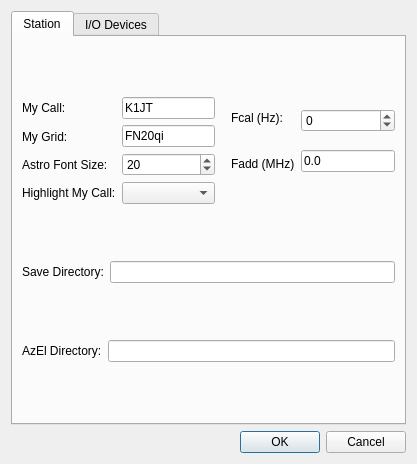
<?xml version="1.0" encoding="UTF-8"?>
<ui version="4.0">
 <class>DialogSndCard</class>
 <widget class="QDialog" name="DialogSndCard">
  <property name="geometry">
   <rect>
    <x>0</x>
    <y>0</y>
    <width>400</width>
    <height>268</height>
   </rect>
  </property>
  <property name="windowTitle">
   <string>Settings</string>
  </property>
  <layout class="QGridLayout" name="gridLayout_2">
   <item row="0" column="0">
    <widget class="QTabWidget" name="ioTabWidget">
     <property name="currentIndex">
      <number>0</number>
     </property>
     <widget class="QWidget" name="tab">
      <attribute name="title">
       <string>Station</string>
      </attribute>
      <layout class="QHBoxLayout" name="horizontalLayout">
       <item>
        <layout class="QVBoxLayout" name="verticalLayout_6">
         <item>
          <layout class="QHBoxLayout" name="horizontalLayout_2">
           <item>
            <layout class="QVBoxLayout" name="verticalLayout">
             <item>
              <widget class="QLabel" name="label">
               <property name="minimumSize">
                <size>
                 <width>0</width>
                 <height>0</height>
                </size>
               </property>
               <property name="text">
                <string>My Call:</string>
               </property>
              </widget>
             </item>
             <item>
              <widget class="QLabel" name="label_2">
               <property name="minimumSize">
                <size>
                 <width>0</width>
                 <height>0</height>
                </size>
               </property>
               <property name="text">
                <string>My Grid:</string>
               </property>
              </widget>
             </item>
             <item>
              <widget class="QLabel" name="label_7">
               <property name="text">
                <string>Astro Font Size:</string>
               </property>
              </widget>
             </item>
             <item>
              <widget class="QLabel" name="label_3">
               <property name="text">
                <string>Highlight My Call:</string>
               </property>
              </widget>
             </item>
            </layout>
           </item>
           <item>
            <layout class="QVBoxLayout" name="verticalLayout_3">
             <item>
              <widget class="QLineEdit" name="myCallEntry">
               <property name="maximumSize">
                <size>
                 <width>16777215</width>
                 <height>16777215</height>
                </size>
               </property>
               <property name="text">
                <string>K1JT</string>
               </property>
              </widget>
             </item>
             <item>
              <widget class="QLineEdit" name="myGridEntry">
               <property name="maximumSize">
                <size>
                 <width>16777215</width>
                 <height>16777215</height>
                </size>
               </property>
               <property name="text">
                <string>FN20qi</string>
               </property>
              </widget>
             </item>
             <item>
              <widget class="QSpinBox" name="astroFont">
               <property name="minimum">
                <number>12</number>
               </property>
               <property name="maximum">
                <number>32</number>
               </property>
               <property name="value">
                <number>20</number>
               </property>
              </widget>
             </item>
             <item>
              <widget class="QComboBox" name="myCallColor"/>
             </item>
            </layout>
           </item>
           <item>
            <spacer name="horizontalSpacer_2">
             <property name="orientation">
              <enum>Qt::Horizontal</enum>
             </property>
             <property name="sizeType">
              <enum>QSizePolicy::Fixed</enum>
             </property>
             <property name="sizeHint" stdset="0">
              <size>
               <width>10</width>
               <height>20</height>
              </size>
             </property>
            </spacer>
           </item>
           <item>
            <layout class="QVBoxLayout" name="verticalLayout_4">
             <item>
              <widget class="QLabel" name="label_9">
               <property name="minimumSize">
                <size>
                 <width>0</width>
                 <height>0</height>
                </size>
               </property>
               <property name="text">
                <string>Fcal (Hz):</string>
               </property>
              </widget>
             </item>
             <item>
              <widget class="QLabel" name="label_11">
               <property name="minimumSize">
                <size>
                 <width>0</width>
                 <height>0</height>
                </size>
               </property>
               <property name="text">
                <string>Fadd (MHz)</string>
               </property>
              </widget>
             </item>
             <item>
              <spacer name="verticalSpacer">
               <property name="orientation">
                <enum>Qt::Vertical</enum>
               </property>
               <property name="sizeType">
                <enum>QSizePolicy::Fixed</enum>
               </property>
               <property name="sizeHint" stdset="0">
                <size>
                 <width>20</width>
                 <height>20</height>
                </size>
               </property>
              </spacer>
             </item>
            </layout>
           </item>
           <item>
            <layout class="QVBoxLayout" name="verticalLayout_5">
             <item>
              <widget class="QSpinBox" name="fCalSpinBox">
               <property name="minimum">
                <number>-50000</number>
               </property>
               <property name="maximum">
                <number>50000</number>
               </property>
              </widget>
             </item>
             <item>
              <widget class="QLineEdit" name="faddEntry">
               <property name="text">
                <string>0.0</string>
               </property>
              </widget>
             </item>
             <item>
              <spacer name="verticalSpacer_3">
               <property name="orientation">
                <enum>Qt::Vertical</enum>
               </property>
               <property name="sizeType">
                <enum>QSizePolicy::Fixed</enum>
               </property>
               <property name="sizeHint" stdset="0">
                <size>
                 <width>20</width>
                 <height>20</height>
                </size>
               </property>
              </spacer>
             </item>
            </layout>
           </item>
          </layout>
         </item>
         <item>
          <layout class="QHBoxLayout" name="horizontalLayout_3">
           <item>
            <widget class="QLabel" name="label_10">
             <property name="minimumSize">
              <size>
               <width>0</width>
               <height>0</height>
              </size>
             </property>
             <property name="text">
              <string>Save Directory:</string>
             </property>
            </widget>
           </item>
           <item>
            <widget class="QLineEdit" name="saveDirEntry">
             <property name="text">
              <string/>
             </property>
            </widget>
           </item>
          </layout>
         </item>
         <item>
          <layout class="QHBoxLayout" name="horizontalLayout_4">
           <item>
            <widget class="QLabel" name="label_6">
             <property name="minimumSize">
              <size>
               <width>0</width>
               <height>0</height>
              </size>
             </property>
             <property name="text">
              <string>AzEl Directory:</string>
             </property>
            </widget>
           </item>
           <item>
            <widget class="QLineEdit" name="azelDirEntry">
             <property name="text">
              <string/>
             </property>
            </widget>
           </item>
          </layout>
         </item>
        </layout>
       </item>
      </layout>
     </widget>
     <widget class="QWidget" name="tab_2">
      <property name="enabled">
       <bool>true</bool>
      </property>
      <attribute name="title">
       <string>I/O Devices</string>
      </attribute>
      <layout class="QGridLayout" name="gridLayout_4">
       <item row="0" column="0">
        <layout class="QVBoxLayout" name="verticalLayout_8">
         <item>
          <widget class="QGroupBox" name="groupBox_2">
           <property name="sizePolicy">
            <sizepolicy hsizetype="Preferred" vsizetype="Preferred">
             <horstretch>0</horstretch>
             <verstretch>0</verstretch>
            </sizepolicy>
           </property>
           <property name="title">
            <string>Input from Linrad or SDR Console</string>
           </property>
           <layout class="QGridLayout" name="gridLayout">
            <item row="0" column="0">
             <layout class="QVBoxLayout" name="verticalLayout_7">
              <item>
               <layout class="QHBoxLayout" name="horizontalLayout_8">
                <item>
                 <widget class="QSpinBox" name="sb_dB">
                  <property name="enabled">
                   <bool>true</bool>
                  </property>
                  <property name="toolTip">
                   <string>&lt;html&gt;&lt;head/&gt;&lt;body&gt;&lt;p&gt;Adjust to scale digital I/Q data.&lt;/p&gt;&lt;/body&gt;&lt;/html&gt;</string>
                  </property>
                  <property name="suffix">
                   <string>  dB</string>
                  </property>
                  <property name="prefix">
                   <string>Gain  </string>
                  </property>
                  <property name="minimum">
                   <number>-50</number>
                  </property>
                  <property name="maximum">
                   <number>50</number>
                  </property>
                  <property name="singleStep">
                   <number>1</number>
                  </property>
                 </widget>
                </item>
                <item>
                 <spacer name="horizontalSpacer_11">
                  <property name="orientation">
                   <enum>Qt::Horizontal</enum>
                  </property>
                  <property name="sizeHint" stdset="0">
                   <size>
                    <width>40</width>
                    <height>20</height>
                   </size>
                  </property>
                 </spacer>
                </item>
                <item>
                 <widget class="QSpinBox" name="sbPort">
                  <property name="minimumSize">
                   <size>
                    <width>57</width>
                    <height>0</height>
                   </size>
                  </property>
                  <property name="toolTip">
                   <string>Linrad UDP data port. The bridge sends IQ packets here. Default 50004; change for multi-instance setups (each WS-MAP needs its own port matched by the bridge's --linrad-port). Restart WS-MAP to apply.</string>
                  </property>
                  <property name="minimum">
                   <number>20000</number>
                  </property>
                  <property name="maximum">
                   <number>51000</number>
                  </property>
                  <property name="value">
                   <number>50004</number>
                  </property>
                 </widget>
                </item>
                <item>
                 <widget class="QLabel" name="label_Port">
                  <property name="sizePolicy">
                   <sizepolicy hsizetype="Fixed" vsizetype="Fixed">
                    <horstretch>0</horstretch>
                    <verstretch>0</verstretch>
                   </sizepolicy>
                  </property>
                  <property name="minimumSize">
                   <size>
                    <width>0</width>
                    <height>0</height>
                   </size>
                  </property>
                  <property name="maximumSize">
                   <size>
                    <width>16777215</width>
                    <height>16777215</height>
                   </size>
                  </property>
                  <property name="text">
                   <string>Port</string>
                  </property>
                 </widget>
                </item>
               </layout>
              </item>
              <item>
               <layout class="QHBoxLayout" name="horizontalLayout_iqRate">
                <item>
                 <widget class="QLabel" name="label_iqRate">
                  <property name="text">
                   <string>IQ sample rate</string>
                  </property>
                 </widget>
                </item>
                <item>
                 <widget class="QComboBox" name="cbSampleRateMode">
                  <property name="toolTip">
                   <string>Linrad IQ sample rate. 'Auto' detects from the bridge's TCP handshake at startup. Manual values override. Rates &gt;96 kHz need a wide-capable bridge build (--linrad-rate &lt;hz&gt;). Restart WS-MAP to apply.</string>
                  </property>
                  <item>
                   <property name="text">
                    <string>Auto (detect from bridge)</string>
                   </property>
                  </item>
                  <item>
                   <property name="text">
                    <string>96 kHz</string>
                   </property>
                  </item>
                  <item>
                   <property name="text">
                    <string>128 kHz</string>
                   </property>
                  </item>
                  <item>
                   <property name="text">
                    <string>192 kHz</string>
                   </property>
                  </item>
                  <item>
                   <property name="text">
                    <string>256 kHz</string>
                   </property>
                  </item>
                 </widget>
                </item>
                <item>
                 <widget class="QLabel" name="label_iqRateRestart">
                  <property name="styleSheet">
                   <string notr="true"/>
                  </property>
                  <property name="text">
                   <string>(restart to apply)</string>
                  </property>
                 </widget>
                </item>
               </layout>
              </item>
              <item>
               <layout class="QHBoxLayout" name="horizontalLayout_linradEndpoint">
                <item>
                 <widget class="QLabel" name="label_linradHost">
                  <property name="text">
                   <string>Linrad host</string>
                  </property>
                 </widget>
                </item>
                <item>
                 <widget class="QLineEdit" name="leLinradHost">
                  <property name="toolTip">
                   <string>Bridge hostname or IP for Linrad UDP data and TCP parameter handshake. Default 127.0.0.1 (loopback). Restart WS-MAP to apply.</string>
                  </property>
                  <property name="text">
                   <string>127.0.0.1</string>
                  </property>
                 </widget>
                </item>
                <item>
                 <widget class="QLabel" name="label_linradTcpPort">
                  <property name="text">
                   <string>TCP port</string>
                  </property>
                 </widget>
                </item>
                <item>
                 <widget class="QSpinBox" name="sbLinradTcpPort">
                  <property name="toolTip">
                   <string>Linrad parameter-server TCP port. WS-MAP queries it at startup to auto-detect the bridge's IQ rate. Default 49812. Restart WS-MAP to apply.</string>
                  </property>
                  <property name="minimum">
                   <number>1024</number>
                  </property>
                  <property name="maximum">
                   <number>65535</number>
                  </property>
                  <property name="value">
                   <number>49812</number>
                  </property>
                 </widget>
                </item>
               </layout>
              </item>
             </layout>
            </item>
           </layout>
          </widget>
         </item>
        </layout>
       </item>
       <item row="0" column="1">
        <spacer name="horizontalSpacer">
         <property name="orientation">
          <enum>Qt::Horizontal</enum>
         </property>
         <property name="sizeHint" stdset="0">
          <size>
           <width>40</width>
           <height>20</height>
          </size>
         </property>
        </spacer>
       </item>
       <item row="1" column="0" colspan="2">
        <widget class="QGroupBox" name="gbLiveCQ">
         <property name="sizePolicy">
          <sizepolicy hsizetype="Expanding" vsizetype="Preferred">
           <horstretch>0</horstretch>
           <verstretch>0</verstretch>
          </sizepolicy>
         </property>
         <property name="title">
          <string>Upload decodes to LiveCQ</string>
         </property>
         <property name="toolTip">
          <string>&lt;html&gt;&lt;head/&gt;&lt;body&gt;&lt;p&gt;Master switch for LiveCQ spotting: each CQ decode is uploaded to every enabled destination.&lt;/p&gt;&lt;/body&gt;&lt;/html&gt;</string>
         </property>
         <property name="checkable">
          <bool>true</bool>
         </property>
         <property name="checked">
          <bool>true</bool>
         </property>
         <layout class="QGridLayout" name="gridLayout_3">
          <item row="0" column="0" colspan="2">
           <layout class="QHBoxLayout" name="hlLiveCQW3SZ">
            <item>
             <widget class="QCheckBox" name="cbLiveCQOfficial">
            <property name="toolTip">
             <string>&lt;html&gt;&lt;head/&gt;&lt;body&gt;&lt;p&gt;Send CQ spots to the W3SZ LiveCQ at w3sz.com.&lt;/p&gt;&lt;/body&gt;&lt;/html&gt;</string>
            </property>
            <property name="text">
             <string>W3SZ (w3sz.com)</string>
            </property>
            <property name="checked">
             <bool>false</bool>
            </property>
           </widget>
            </item>
            <item>
             <widget class="QComboBox" name="cbLiveCQW3SZAppId">
              <property name="toolTip">
               <string>Program name reported to w3sz.com: QMAP, as before the re-branding, or WSMAP. N6NU and custom destinations always receive WSMAP.</string>
              </property>
              <item>
               <property name="text">
                <string>QMAP</string>
               </property>
              </item>
              <item>
               <property name="text">
                <string>WSMAP</string>
               </property>
              </item>
             </widget>
            </item>
           </layout>
          </item>
          <item row="1" column="0" colspan="2">
           <widget class="QCheckBox" name="cbLiveCQN6NU">
            <property name="toolTip">
             <string>&lt;html&gt;&lt;head/&gt;&lt;body&gt;&lt;p&gt;Send CQ spots to LiveCQ at livecq.n6nu.org.&lt;/p&gt;&lt;/body&gt;&lt;/html&gt;</string>
            </property>
            <property name="text">
             <string>N6NU (livecq.n6nu.org)</string>
            </property>
            <property name="checked">
             <bool>true</bool>
            </property>
           </widget>
          </item>
          <item row="2" column="0">
           <widget class="QCheckBox" name="cbLiveCQCustom">
            <property name="toolTip">
             <string>&lt;html&gt;&lt;head/&gt;&lt;body&gt;&lt;p&gt;Send CQ spots to your own LiveCQ endpoint. Does nothing while the URL field is empty.&lt;/p&gt;&lt;/body&gt;&lt;/html&gt;</string>
            </property>
            <property name="text">
             <string>Custom:</string>
            </property>
           </widget>
          </item>
          <item row="2" column="1">
           <widget class="QLineEdit" name="otherUrlBox">
            <property name="toolTip">
             <string>&lt;html&gt;&lt;head/&gt;&lt;body&gt;&lt;p&gt;Full URL of your own LiveCQ endpoint, e.g. http://localhost:3000/api/livecq_update&lt;/p&gt;&lt;/body&gt;&lt;/html&gt;</string>
            </property>
            <property name="text">
             <string/>
            </property>
           </widget>
          </item>
         </layout>
        </widget>
       </item>
       <item row="2" column="0" colspan="2">
        <widget class="QCheckBox" name="cbSpotPSK">
         <property name="toolTip">
          <string>&lt;html&gt;&lt;head/&gt;&lt;body&gt;&lt;p&gt;Send the stations WS-MAP decodes, with your callsign and grid, to PSK Reporter (pskreporter.info). Only live decodes that carry a locator or a CQ are sent, never decodes from recorded files. Needs My Call and My Grid.&lt;/p&gt;&lt;/body&gt;&lt;/html&gt;</string>
         </property>
         <property name="text">
          <string>Spot decodes to PSK Reporter</string>
         </property>
        </widget>
       </item>
       <item row="3" column="0" colspan="2">
        <widget class="QCheckBox" name="cbSpotPSKTcpIp">
         <property name="toolTip">
          <string>&lt;html&gt;&lt;head/&gt;&lt;body&gt;&lt;p&gt;Send the spots to PSK Reporter over a TCP/IP connection instead of UDP datagrams. Try this when spots do not reach PSK Reporter, for example behind a firewall that blocks UDP.&lt;/p&gt;&lt;/body&gt;&lt;/html&gt;</string>
         </property>
         <property name="text">
          <string>Use TCP/IP for PSK Reporter</string>
         </property>
        </widget>
       </item>
       <item row="4" column="0" colspan="2">
        <widget class="QGroupBox" name="groupBox_instance">
         <property name="sizePolicy">
          <sizepolicy hsizetype="Expanding" vsizetype="Preferred">
           <horstretch>0</horstretch>
           <verstretch>0</verstretch>
          </sizepolicy>
         </property>
         <property name="title">
          <string>Multi-Instance Identity</string>
         </property>
         <layout class="QHBoxLayout" name="horizontalLayout_instance">
          <item>
           <widget class="QLabel" name="label_instanceId">
            <property name="toolTip">
             <string>&lt;html&gt;&lt;head/&gt;&lt;body&gt;&lt;p&gt;Identifies this WS-MAP instance (1-4). Change ID 1 (default) only for multi-instance operation.&lt;/p&gt;&lt;/body&gt;&lt;/html&gt;</string>
            </property>
            <property name="text">
             <string>Instance ID</string>
            </property>
           </widget>
          </item>
          <item>
           <widget class="QSpinBox" name="sbInstanceId">
            <property name="toolTip">
             <string>&lt;html&gt;&lt;head/&gt;&lt;body&gt;&lt;p&gt;Identifies this WS-MAP instance (1-4). Change ID 1 (default) only for multi-instance operation.&lt;/p&gt;&lt;/body&gt;&lt;/html&gt;</string>
            </property>
            <property name="minimum">
             <number>1</number>
            </property>
            <property name="maximum">
             <number>4</number>
            </property>
            <property name="value">
             <number>1</number>
            </property>
           </widget>
          </item>
          <item>
           <spacer name="horizontalSpacer_instance">
            <property name="orientation">
             <enum>Qt::Horizontal</enum>
            </property>
            <property name="sizeHint" stdset="0">
             <size>
              <width>20</width>
              <height>20</height>
             </size>
            </property>
           </spacer>
          </item>
          <item>
           <widget class="QLabel" name="label_configName">
            <property name="toolTip">
             <string>&lt;html&gt;&lt;head/&gt;&lt;body&gt;&lt;p&gt;Free-text label for this WS-MAP instance. Shown in the window title.&lt;/p&gt;&lt;/body&gt;&lt;/html&gt;</string>
            </property>
            <property name="text">
             <string>Name</string>
            </property>
           </widget>
          </item>
          <item>
           <widget class="QLineEdit" name="leConfigName">
            <property name="toolTip">
             <string>&lt;html&gt;&lt;head/&gt;&lt;body&gt;&lt;p&gt;Free-text label for this WS-MAP instance. Shown in the window title.&lt;/p&gt;&lt;/body&gt;&lt;/html&gt;</string>
            </property>
           </widget>
          </item>
         </layout>
        </widget>
       </item>
      </layout>
     </widget>
    </widget>
   </item>
   <item row="1" column="0">
    <widget class="QDialogButtonBox" name="buttonBox">
     <property name="orientation">
      <enum>Qt::Horizontal</enum>
     </property>
     <property name="standardButtons">
      <set>QDialogButtonBox::Cancel|QDialogButtonBox::Ok</set>
     </property>
    </widget>
   </item>
  </layout>
 </widget>
 <resources/>
 <connections>
  <connection>
   <sender>buttonBox</sender>
   <signal>accepted()</signal>
   <receiver>DialogSndCard</receiver>
   <slot>accept()</slot>
   <hints>
    <hint type="sourcelabel">
     <x>257</x>
     <y>380</y>
    </hint>
    <hint type="destinationlabel">
     <x>157</x>
     <y>274</y>
    </hint>
   </hints>
  </connection>
  <connection>
   <sender>buttonBox</sender>
   <signal>rejected()</signal>
   <receiver>DialogSndCard</receiver>
   <slot>reject()</slot>
   <hints>
    <hint type="sourcelabel">
     <x>325</x>
     <y>380</y>
    </hint>
    <hint type="destinationlabel">
     <x>286</x>
     <y>274</y>
    </hint>
   </hints>
  </connection>
 </connections>
</ui>
